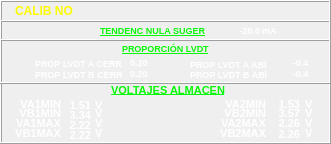
  <widget class="QFrame" name="frCALIB_1">
   <property name="geometry">
    <rect>
     <x>7</x>
     <y>195</y>
     <width>331</width>
     <height>144</height>
    </rect>
   </property>
   <property name="frameShape">
    <enum>QFrame::Box</enum>
   </property>
   <property name="frameShadow">
    <enum>QFrame::Raised</enum>
   </property>
   <widget class="QFrame" name="frCALIB_Sub1">
    <property name="geometry">
     <rect>
      <x>0</x>
      <y>20</y>
      <width>331</width>
      <height>21</height>
     </rect>
    </property>
    <property name="frameShape">
     <enum>QFrame::Box</enum>
    </property>
    <property name="frameShadow">
     <enum>QFrame::Raised</enum>
    </property>
    <widget class="QLabel" name="lbTENSUGT">
     <property name="geometry">
      <rect>
       <x>100</x>
       <y>2</y>
       <width>120</width>
       <height>16</height>
      </rect>
     </property>
     <property name="font">
      <font>
       <pointsize>7</pointsize>
       <weight>75</weight>
       <bold>true</bold>
       <underline>true</underline>
      </font>
     </property>
     <property name="layoutDirection">
      <enum>Qt::LeftToRight</enum>
     </property>
     <property name="styleSheet">
      <string notr="true">background-color: rgba(255, 255, 255, 0);
color: rgb(8, 247, 8);</string>
     </property>
     <property name="text">
      <string>TENDENC NULA SUGER</string>
     </property>
    </widget>
    <widget class="QLabel" name="lbTENSUGU">
     <property name="geometry">
      <rect>
       <x>262</x>
       <y>2</y>
       <width>41</width>
       <height>16</height>
      </rect>
     </property>
     <property name="font">
      <font>
       <pointsize>7</pointsize>
       <weight>75</weight>
       <bold>true</bold>
       <underline>false</underline>
      </font>
     </property>
     <property name="layoutDirection">
      <enum>Qt::LeftToRight</enum>
     </property>
     <property name="styleSheet">
      <string notr="true">background-color: rgba(255, 255, 255, 0);
color: rgb(255, 255, 255);</string>
     </property>
     <property name="text">
      <string>mA</string>
     </property>
    </widget>
    <widget class="QLabel" name="lbTENSUG">
     <property name="geometry">
      <rect>
       <x>220</x>
       <y>2</y>
       <width>40</width>
       <height>16</height>
      </rect>
     </property>
     <property name="font">
      <font>
       <pointsize>7</pointsize>
       <weight>75</weight>
       <bold>true</bold>
       <underline>false</underline>
      </font>
     </property>
     <property name="layoutDirection">
      <enum>Qt::LeftToRight</enum>
     </property>
     <property name="styleSheet">
      <string notr="true">background-color: rgba(255, 255, 255, 0);
color: rgb(255, 255, 255);</string>
     </property>
     <property name="text">
      <string>-20.0</string>
     </property>
     <property name="alignment">
      <set>Qt::AlignRight|Qt::AlignTrailing|Qt::AlignVCenter</set>
     </property>
    </widget>
   </widget>
   <widget class="QFrame" name="frCALIB_Sub2">
    <property name="geometry">
     <rect>
      <x>0</x>
      <y>39</y>
      <width>331</width>
      <height>45</height>
     </rect>
    </property>
    <property name="frameShape">
     <enum>QFrame::Box</enum>
    </property>
    <property name="frameShadow">
     <enum>QFrame::Raised</enum>
    </property>
    <widget class="QLabel" name="lbTENSUGT_2">
     <property name="geometry">
      <rect>
       <x>122</x>
       <y>2</y>
       <width>120</width>
       <height>15</height>
      </rect>
     </property>
     <property name="font">
      <font>
       <pointsize>7</pointsize>
       <weight>75</weight>
       <bold>true</bold>
       <underline>true</underline>
      </font>
     </property>
     <property name="layoutDirection">
      <enum>Qt::LeftToRight</enum>
     </property>
     <property name="styleSheet">
      <string notr="true">background-color: rgba(255, 255, 255, 0);
color: rgb(8, 247, 8);</string>
     </property>
     <property name="text">
      <string>PROPORCIÓN LVDT</string>
     </property>
    </widget>
    <widget class="QLabel" name="lbImpLVD_1">
     <property name="geometry">
      <rect>
       <x>130</x>
       <y>15</y>
       <width>51</width>
       <height>16</height>
      </rect>
     </property>
     <property name="font">
      <font>
       <pointsize>7</pointsize>
       <weight>75</weight>
       <bold>true</bold>
       <underline>false</underline>
      </font>
     </property>
     <property name="layoutDirection">
      <enum>Qt::LeftToRight</enum>
     </property>
     <property name="styleSheet">
      <string notr="true">color: rgb(255, 255, 255);
background-color: rgba(255, 255, 255, 0);</string>
     </property>
     <property name="text">
      <string>0.20</string>
     </property>
     <property name="alignment">
      <set>Qt::AlignLeading|Qt::AlignLeft|Qt::AlignVCenter</set>
     </property>
    </widget>
    <widget class="QLabel" name="lbImpLVDT_1">
     <property name="geometry">
      <rect>
       <x>35</x>
       <y>14</y>
       <width>93</width>
       <height>20</height>
      </rect>
     </property>
     <property name="font">
      <font>
       <pointsize>7</pointsize>
       <weight>75</weight>
       <bold>true</bold>
       <underline>false</underline>
      </font>
     </property>
     <property name="layoutDirection">
      <enum>Qt::LeftToRight</enum>
     </property>
     <property name="styleSheet">
      <string notr="true">background-color: rgba(255, 255, 255, 0);
color: rgb(255, 255, 255);</string>
     </property>
     <property name="text">
      <string>PROP LVDT A CERR</string>
     </property>
    </widget>
    <widget class="QLabel" name="lbImpLVDT_2">
     <property name="geometry">
      <rect>
       <x>35</x>
       <y>25</y>
       <width>93</width>
       <height>20</height>
      </rect>
     </property>
     <property name="font">
      <font>
       <pointsize>7</pointsize>
       <weight>75</weight>
       <bold>true</bold>
       <underline>false</underline>
      </font>
     </property>
     <property name="layoutDirection">
      <enum>Qt::LeftToRight</enum>
     </property>
     <property name="styleSheet">
      <string notr="true">color: rgb(255, 255, 255);
background-color: rgba(255, 255, 255, 0);</string>
     </property>
     <property name="text">
      <string>PROP LVDT B CERR</string>
     </property>
    </widget>
    <widget class="QLabel" name="lbImpLVD_2">
     <property name="geometry">
      <rect>
       <x>130</x>
       <y>26</y>
       <width>51</width>
       <height>16</height>
      </rect>
     </property>
     <property name="font">
      <font>
       <pointsize>7</pointsize>
       <weight>75</weight>
       <bold>true</bold>
       <underline>false</underline>
      </font>
     </property>
     <property name="layoutDirection">
      <enum>Qt::LeftToRight</enum>
     </property>
     <property name="styleSheet">
      <string notr="true">background-color: rgba(255, 255, 255, 0);
color: rgb(255, 255, 255);</string>
     </property>
     <property name="text">
      <string>0.20</string>
     </property>
     <property name="alignment">
      <set>Qt::AlignLeading|Qt::AlignLeft|Qt::AlignVCenter</set>
     </property>
    </widget>
    <widget class="QLabel" name="lbImpLVDT_3">
     <property name="geometry">
      <rect>
       <x>190</x>
       <y>15</y>
       <width>91</width>
       <height>20</height>
      </rect>
     </property>
     <property name="font">
      <font>
       <pointsize>7</pointsize>
       <weight>75</weight>
       <bold>true</bold>
       <underline>false</underline>
      </font>
     </property>
     <property name="layoutDirection">
      <enum>Qt::LeftToRight</enum>
     </property>
     <property name="styleSheet">
      <string notr="true">background-color: rgba(255, 255, 255, 0);
color: rgb(255, 255, 255);</string>
     </property>
     <property name="text">
      <string>PROP LVDT A ABl</string>
     </property>
    </widget>
    <widget class="QLabel" name="lbImpLVD_3">
     <property name="geometry">
      <rect>
       <x>293</x>
       <y>15</y>
       <width>51</width>
       <height>16</height>
      </rect>
     </property>
     <property name="font">
      <font>
       <pointsize>7</pointsize>
       <weight>75</weight>
       <bold>true</bold>
       <underline>false</underline>
      </font>
     </property>
     <property name="layoutDirection">
      <enum>Qt::LeftToRight</enum>
     </property>
     <property name="styleSheet">
      <string notr="true">color: rgb(255, 255, 255);
background-color: rgba(255, 255, 255, 0);</string>
     </property>
     <property name="text">
      <string>-0.4</string>
     </property>
     <property name="alignment">
      <set>Qt::AlignLeading|Qt::AlignLeft|Qt::AlignVCenter</set>
     </property>
    </widget>
    <widget class="QLabel" name="lbImpLVD_4">
     <property name="geometry">
      <rect>
       <x>293</x>
       <y>26</y>
       <width>51</width>
       <height>16</height>
      </rect>
     </property>
     <property name="font">
      <font>
       <pointsize>7</pointsize>
       <weight>75</weight>
       <bold>true</bold>
       <underline>false</underline>
      </font>
     </property>
     <property name="layoutDirection">
      <enum>Qt::LeftToRight</enum>
     </property>
     <property name="styleSheet">
      <string notr="true">color: rgb(255, 255, 255);
background-color: rgba(255, 255, 255, 0);</string>
     </property>
     <property name="text">
      <string>-0.4</string>
     </property>
     <property name="alignment">
      <set>Qt::AlignLeading|Qt::AlignLeft|Qt::AlignVCenter</set>
     </property>
    </widget>
    <widget class="QLabel" name="lbImpLVDT_4">
     <property name="geometry">
      <rect>
       <x>190</x>
       <y>25</y>
       <width>91</width>
       <height>20</height>
      </rect>
     </property>
     <property name="font">
      <font>
       <pointsize>7</pointsize>
       <weight>75</weight>
       <bold>true</bold>
       <underline>false</underline>
      </font>
     </property>
     <property name="layoutDirection">
      <enum>Qt::LeftToRight</enum>
     </property>
     <property name="styleSheet">
      <string notr="true">color: rgb(255, 255, 255);
background-color: rgba(255, 255, 255, 0);</string>
     </property>
     <property name="text">
      <string>PROP LVDT B ABl</string>
     </property>
    </widget>
   </widget>
   <widget class="QLabel" name="lbCALIB_1">
    <property name="geometry">
     <rect>
      <x>15</x>
      <y>3</y>
      <width>81</width>
      <height>16</height>
     </rect>
    </property>
    <property name="font">
     <font>
      <pointsize>9</pointsize>
      <weight>75</weight>
      <bold>true</bold>
      <underline>false</underline>
     </font>
    </property>
    <property name="layoutDirection">
     <enum>Qt::LeftToRight</enum>
    </property>
    <property name="styleSheet">
     <string notr="true">background-color: rgba(255, 255, 255, 0);
color: rgb(252, 252, 3);</string>
    </property>
    <property name="text">
     <string>CALIB NO</string>
    </property>
   </widget>
   <widget class="QLabel" name="lbTENSUGT_3">
    <property name="geometry">
     <rect>
      <x>111</x>
      <y>80</y>
      <width>120</width>
      <height>21</height>
     </rect>
    </property>
    <property name="font">
     <font>
      <pointsize>8</pointsize>
      <weight>75</weight>
      <bold>true</bold>
      <underline>true</underline>
     </font>
    </property>
    <property name="layoutDirection">
     <enum>Qt::LeftToRight</enum>
    </property>
    <property name="styleSheet">
     <string notr="true">color: rgb(8, 247, 8);
background-color: rgba(255, 255, 255, 0);</string>
    </property>
    <property name="text">
     <string>VOLTAJES ALMACEN</string>
    </property>
   </widget>
   <widget class="QLabel" name="lbVolALMT_1">
    <property name="geometry">
     <rect>
      <x>10</x>
      <y>96</y>
      <width>51</width>
      <height>16</height>
     </rect>
    </property>
    <property name="font">
     <font>
      <pointsize>8</pointsize>
      <weight>75</weight>
      <bold>true</bold>
      <underline>false</underline>
     </font>
    </property>
    <property name="layoutDirection">
     <enum>Qt::LeftToRight</enum>
    </property>
    <property name="styleSheet">
     <string notr="true">background-color: rgba(255, 255, 255, 0);
color: rgb(255, 255, 255);</string>
    </property>
    <property name="text">
     <string>VA1MIN</string>
    </property>
    <property name="alignment">
     <set>Qt::AlignRight|Qt::AlignTrailing|Qt::AlignVCenter</set>
    </property>
   </widget>
   <widget class="QLabel" name="lbVolALM_1">
    <property name="geometry">
     <rect>
      <x>56</x>
      <y>95</y>
      <width>35</width>
      <height>20</height>
     </rect>
    </property>
    <property name="font">
     <font>
      <pointsize>8</pointsize>
      <weight>75</weight>
      <bold>true</bold>
      <underline>false</underline>
     </font>
    </property>
    <property name="layoutDirection">
     <enum>Qt::LeftToRight</enum>
    </property>
    <property name="styleSheet">
     <string notr="true">background-color: rgba(255, 255, 255, 0);
color: rgb(255, 255, 255);</string>
    </property>
    <property name="text">
     <string>1.51</string>
    </property>
    <property name="alignment">
     <set>Qt::AlignRight|Qt::AlignTrailing|Qt::AlignVCenter</set>
    </property>
   </widget>
   <widget class="QLabel" name="lbVolALMU_1">
    <property name="geometry">
     <rect>
      <x>95</x>
      <y>97</y>
      <width>31</width>
      <height>16</height>
     </rect>
    </property>
    <property name="font">
     <font>
      <pointsize>8</pointsize>
      <weight>75</weight>
      <bold>true</bold>
      <underline>false</underline>
     </font>
    </property>
    <property name="layoutDirection">
     <enum>Qt::LeftToRight</enum>
    </property>
    <property name="styleSheet">
     <string notr="true">background-color: rgba(255, 255, 255, 0);
color: rgb(255, 255, 255);</string>
    </property>
    <property name="text">
     <string>V</string>
    </property>
   </widget>
   <widget class="QLabel" name="lbVolALMU_2">
    <property name="geometry">
     <rect>
      <x>95</x>
      <y>105</y>
      <width>31</width>
      <height>16</height>
     </rect>
    </property>
    <property name="font">
     <font>
      <pointsize>8</pointsize>
      <weight>75</weight>
      <bold>true</bold>
      <underline>false</underline>
     </font>
    </property>
    <property name="layoutDirection">
     <enum>Qt::LeftToRight</enum>
    </property>
    <property name="styleSheet">
     <string notr="true">background-color: rgba(255, 255, 255, 0);
color: rgb(255, 255, 255);</string>
    </property>
    <property name="text">
     <string>V</string>
    </property>
   </widget>
   <widget class="QLabel" name="lbVolALMT_2">
    <property name="geometry">
     <rect>
      <x>10</x>
      <y>105</y>
      <width>51</width>
      <height>16</height>
     </rect>
    </property>
    <property name="font">
     <font>
      <pointsize>8</pointsize>
      <weight>75</weight>
      <bold>true</bold>
      <underline>false</underline>
     </font>
    </property>
    <property name="layoutDirection">
     <enum>Qt::LeftToRight</enum>
    </property>
    <property name="styleSheet">
     <string notr="true">color: rgb(255, 255, 255);
background-color: rgba(255, 255, 255, 0);</string>
    </property>
    <property name="text">
     <string>VB1MIN</string>
    </property>
    <property name="alignment">
     <set>Qt::AlignRight|Qt::AlignTrailing|Qt::AlignVCenter</set>
    </property>
   </widget>
   <widget class="QLabel" name="lbVolALM_2">
    <property name="geometry">
     <rect>
      <x>56</x>
      <y>105</y>
      <width>35</width>
      <height>20</height>
     </rect>
    </property>
    <property name="font">
     <font>
      <pointsize>8</pointsize>
      <weight>75</weight>
      <bold>true</bold>
      <underline>false</underline>
     </font>
    </property>
    <property name="layoutDirection">
     <enum>Qt::LeftToRight</enum>
    </property>
    <property name="styleSheet">
     <string notr="true">background-color: rgba(255, 255, 255, 0);
color: rgb(255, 255, 255);</string>
    </property>
    <property name="text">
     <string>3.34</string>
    </property>
    <property name="alignment">
     <set>Qt::AlignRight|Qt::AlignTrailing|Qt::AlignVCenter</set>
    </property>
   </widget>
   <widget class="QLabel" name="lbVolALM_3">
    <property name="geometry">
     <rect>
      <x>56</x>
      <y>115</y>
      <width>35</width>
      <height>20</height>
     </rect>
    </property>
    <property name="font">
     <font>
      <pointsize>8</pointsize>
      <weight>75</weight>
      <bold>true</bold>
      <underline>false</underline>
     </font>
    </property>
    <property name="layoutDirection">
     <enum>Qt::LeftToRight</enum>
    </property>
    <property name="styleSheet">
     <string notr="true">background-color: rgba(255, 255, 255, 0);
color: rgb(255, 255, 255);</string>
    </property>
    <property name="text">
     <string>2.22</string>
    </property>
    <property name="alignment">
     <set>Qt::AlignRight|Qt::AlignTrailing|Qt::AlignVCenter</set>
    </property>
   </widget>
   <widget class="QLabel" name="lbVolALMT_3">
    <property name="geometry">
     <rect>
      <x>10</x>
      <y>115</y>
      <width>51</width>
      <height>16</height>
     </rect>
    </property>
    <property name="font">
     <font>
      <pointsize>8</pointsize>
      <weight>75</weight>
      <bold>true</bold>
      <underline>false</underline>
     </font>
    </property>
    <property name="layoutDirection">
     <enum>Qt::LeftToRight</enum>
    </property>
    <property name="styleSheet">
     <string notr="true">background-color: rgba(255, 255, 255, 0);
color: rgb(255, 255, 255);</string>
    </property>
    <property name="text">
     <string>VA1MAX</string>
    </property>
    <property name="alignment">
     <set>Qt::AlignRight|Qt::AlignTrailing|Qt::AlignVCenter</set>
    </property>
   </widget>
   <widget class="QLabel" name="lbVolALMU_3">
    <property name="geometry">
     <rect>
      <x>95</x>
      <y>115</y>
      <width>31</width>
      <height>16</height>
     </rect>
    </property>
    <property name="font">
     <font>
      <pointsize>8</pointsize>
      <weight>75</weight>
      <bold>true</bold>
      <underline>false</underline>
     </font>
    </property>
    <property name="layoutDirection">
     <enum>Qt::LeftToRight</enum>
    </property>
    <property name="styleSheet">
     <string notr="true">background-color: rgba(255, 255, 255, 0);
color: rgb(255, 255, 255);</string>
    </property>
    <property name="text">
     <string>V</string>
    </property>
   </widget>
   <widget class="QLabel" name="lbVolALM_4">
    <property name="geometry">
     <rect>
      <x>56</x>
      <y>125</y>
      <width>35</width>
      <height>20</height>
     </rect>
    </property>
    <property name="font">
     <font>
      <pointsize>8</pointsize>
      <weight>75</weight>
      <bold>true</bold>
      <underline>false</underline>
     </font>
    </property>
    <property name="layoutDirection">
     <enum>Qt::LeftToRight</enum>
    </property>
    <property name="styleSheet">
     <string notr="true">background-color: rgba(255, 255, 255, 0);
color: rgb(255, 255, 255);</string>
    </property>
    <property name="text">
     <string>2.22</string>
    </property>
    <property name="alignment">
     <set>Qt::AlignRight|Qt::AlignTrailing|Qt::AlignVCenter</set>
    </property>
   </widget>
   <widget class="QLabel" name="lbVolALMU_4">
    <property name="geometry">
     <rect>
      <x>95</x>
      <y>125</y>
      <width>31</width>
      <height>16</height>
     </rect>
    </property>
    <property name="font">
     <font>
      <pointsize>8</pointsize>
      <weight>75</weight>
      <bold>true</bold>
      <underline>false</underline>
     </font>
    </property>
    <property name="layoutDirection">
     <enum>Qt::LeftToRight</enum>
    </property>
    <property name="styleSheet">
     <string notr="true">background-color: rgba(255, 255, 255, 0);
color: rgb(255, 255, 255);</string>
    </property>
    <property name="text">
     <string>V</string>
    </property>
   </widget>
   <widget class="QLabel" name="lbVolALMT_4">
    <property name="geometry">
     <rect>
      <x>10</x>
      <y>125</y>
      <width>51</width>
      <height>16</height>
     </rect>
    </property>
    <property name="font">
     <font>
      <pointsize>8</pointsize>
      <weight>75</weight>
      <bold>true</bold>
      <underline>false</underline>
     </font>
    </property>
    <property name="layoutDirection">
     <enum>Qt::LeftToRight</enum>
    </property>
    <property name="styleSheet">
     <string notr="true">background-color: rgba(255, 255, 255, 0);
color: rgb(255, 255, 255);</string>
    </property>
    <property name="text">
     <string>VB1MAX</string>
    </property>
    <property name="alignment">
     <set>Qt::AlignRight|Qt::AlignTrailing|Qt::AlignVCenter</set>
    </property>
   </widget>
   <widget class="QLabel" name="lbVolALM_5">
    <property name="geometry">
     <rect>
      <x>265</x>
      <y>94</y>
      <width>35</width>
      <height>20</height>
     </rect>
    </property>
    <property name="font">
     <font>
      <pointsize>8</pointsize>
      <weight>75</weight>
      <bold>true</bold>
      <underline>false</underline>
     </font>
    </property>
    <property name="layoutDirection">
     <enum>Qt::LeftToRight</enum>
    </property>
    <property name="styleSheet">
     <string notr="true">background-color: rgba(255, 255, 255, 0);
color: rgb(255, 255, 255);</string>
    </property>
    <property name="text">
     <string>1.53</string>
    </property>
    <property name="alignment">
     <set>Qt::AlignRight|Qt::AlignTrailing|Qt::AlignVCenter</set>
    </property>
   </widget>
   <widget class="QLabel" name="lbVolALMU_5">
    <property name="geometry">
     <rect>
      <x>305</x>
      <y>96</y>
      <width>31</width>
      <height>16</height>
     </rect>
    </property>
    <property name="font">
     <font>
      <pointsize>8</pointsize>
      <weight>75</weight>
      <bold>true</bold>
      <underline>false</underline>
     </font>
    </property>
    <property name="layoutDirection">
     <enum>Qt::LeftToRight</enum>
    </property>
    <property name="styleSheet">
     <string notr="true">background-color: rgba(255, 255, 255, 0);
color: rgb(255, 255, 255);</string>
    </property>
    <property name="text">
     <string>V</string>
    </property>
   </widget>
   <widget class="QLabel" name="lbVolALMT_5">
    <property name="geometry">
     <rect>
      <x>215</x>
      <y>96</y>
      <width>51</width>
      <height>16</height>
     </rect>
    </property>
    <property name="font">
     <font>
      <pointsize>8</pointsize>
      <weight>75</weight>
      <bold>true</bold>
      <underline>false</underline>
     </font>
    </property>
    <property name="layoutDirection">
     <enum>Qt::LeftToRight</enum>
    </property>
    <property name="styleSheet">
     <string notr="true">background-color: rgba(255, 255, 255, 0);
color: rgb(255, 255, 255);</string>
    </property>
    <property name="text">
     <string>VA2MIN</string>
    </property>
    <property name="alignment">
     <set>Qt::AlignRight|Qt::AlignTrailing|Qt::AlignVCenter</set>
    </property>
   </widget>
   <widget class="QLabel" name="lbVolALMU_6">
    <property name="geometry">
     <rect>
      <x>305</x>
      <y>105</y>
      <width>31</width>
      <height>16</height>
     </rect>
    </property>
    <property name="font">
     <font>
      <pointsize>8</pointsize>
      <weight>75</weight>
      <bold>true</bold>
      <underline>false</underline>
     </font>
    </property>
    <property name="layoutDirection">
     <enum>Qt::LeftToRight</enum>
    </property>
    <property name="styleSheet">
     <string notr="true">background-color: rgba(255, 255, 255, 0);
color: rgb(255, 255, 255);</string>
    </property>
    <property name="text">
     <string>V</string>
    </property>
   </widget>
   <widget class="QLabel" name="lbVolALMT_6">
    <property name="geometry">
     <rect>
      <x>215</x>
      <y>105</y>
      <width>51</width>
      <height>16</height>
     </rect>
    </property>
    <property name="font">
     <font>
      <pointsize>8</pointsize>
      <weight>75</weight>
      <bold>true</bold>
      <underline>false</underline>
     </font>
    </property>
    <property name="layoutDirection">
     <enum>Qt::LeftToRight</enum>
    </property>
    <property name="styleSheet">
     <string notr="true">background-color: rgba(255, 255, 255, 0);
color: rgb(255, 255, 255);</string>
    </property>
    <property name="text">
     <string>VB2MIN</string>
    </property>
    <property name="alignment">
     <set>Qt::AlignRight|Qt::AlignTrailing|Qt::AlignVCenter</set>
    </property>
   </widget>
   <widget class="QLabel" name="lbVolALM_6">
    <property name="geometry">
     <rect>
      <x>265</x>
      <y>103</y>
      <width>35</width>
      <height>20</height>
     </rect>
    </property>
    <property name="font">
     <font>
      <pointsize>8</pointsize>
      <weight>75</weight>
      <bold>true</bold>
      <underline>false</underline>
     </font>
    </property>
    <property name="layoutDirection">
     <enum>Qt::LeftToRight</enum>
    </property>
    <property name="styleSheet">
     <string notr="true">background-color: rgba(255, 255, 255, 0);
color: rgb(255, 255, 255);</string>
    </property>
    <property name="text">
     <string>3.57</string>
    </property>
    <property name="alignment">
     <set>Qt::AlignRight|Qt::AlignTrailing|Qt::AlignVCenter</set>
    </property>
   </widget>
   <widget class="QLabel" name="lbVolALM_7">
    <property name="geometry">
     <rect>
      <x>265</x>
      <y>113</y>
      <width>35</width>
      <height>20</height>
     </rect>
    </property>
    <property name="font">
     <font>
      <pointsize>8</pointsize>
      <weight>75</weight>
      <bold>true</bold>
      <underline>false</underline>
     </font>
    </property>
    <property name="layoutDirection">
     <enum>Qt::LeftToRight</enum>
    </property>
    <property name="styleSheet">
     <string notr="true">background-color: rgba(255, 255, 255, 0);
color: rgb(255, 255, 255);</string>
    </property>
    <property name="text">
     <string>2.26</string>
    </property>
    <property name="alignment">
     <set>Qt::AlignRight|Qt::AlignTrailing|Qt::AlignVCenter</set>
    </property>
   </widget>
   <widget class="QLabel" name="lbVolALMT_7">
    <property name="geometry">
     <rect>
      <x>215</x>
      <y>115</y>
      <width>51</width>
      <height>16</height>
     </rect>
    </property>
    <property name="font">
     <font>
      <pointsize>8</pointsize>
      <weight>75</weight>
      <bold>true</bold>
      <underline>false</underline>
     </font>
    </property>
    <property name="layoutDirection">
     <enum>Qt::LeftToRight</enum>
    </property>
    <property name="styleSheet">
     <string notr="true">background-color: rgba(255, 255, 255, 0);
color: rgb(255, 255, 255);</string>
    </property>
    <property name="text">
     <string>VA2MAX</string>
    </property>
    <property name="alignment">
     <set>Qt::AlignRight|Qt::AlignTrailing|Qt::AlignVCenter</set>
    </property>
   </widget>
   <widget class="QLabel" name="lbVolALMU_7">
    <property name="geometry">
     <rect>
      <x>305</x>
      <y>115</y>
      <width>31</width>
      <height>16</height>
     </rect>
    </property>
    <property name="font">
     <font>
      <pointsize>8</pointsize>
      <weight>75</weight>
      <bold>true</bold>
      <underline>false</underline>
     </font>
    </property>
    <property name="layoutDirection">
     <enum>Qt::LeftToRight</enum>
    </property>
    <property name="styleSheet">
     <string notr="true">background-color: rgba(255, 255, 255, 0);
color: rgb(255, 255, 255);</string>
    </property>
    <property name="text">
     <string>V</string>
    </property>
   </widget>
   <widget class="QLabel" name="lbVolALMU_8">
    <property name="geometry">
     <rect>
      <x>305</x>
      <y>125</y>
      <width>31</width>
      <height>16</height>
     </rect>
    </property>
    <property name="font">
     <font>
      <pointsize>8</pointsize>
      <weight>75</weight>
      <bold>true</bold>
      <underline>false</underline>
     </font>
    </property>
    <property name="layoutDirection">
     <enum>Qt::LeftToRight</enum>
    </property>
    <property name="styleSheet">
     <string notr="true">background-color: rgba(255, 255, 255, 0);
color: rgb(255, 255, 255);</string>
    </property>
    <property name="text">
     <string>V</string>
    </property>
   </widget>
   <widget class="QLabel" name="lbVolALM_8">
    <property name="geometry">
     <rect>
      <x>265</x>
      <y>124</y>
      <width>35</width>
      <height>20</height>
     </rect>
    </property>
    <property name="font">
     <font>
      <pointsize>8</pointsize>
      <weight>75</weight>
      <bold>true</bold>
      <underline>false</underline>
     </font>
    </property>
    <property name="layoutDirection">
     <enum>Qt::LeftToRight</enum>
    </property>
    <property name="styleSheet">
     <string notr="true">background-color: rgba(255, 255, 255, 0);
color: rgb(255, 255, 255);</string>
    </property>
    <property name="text">
     <string>2.26</string>
    </property>
    <property name="alignment">
     <set>Qt::AlignRight|Qt::AlignTrailing|Qt::AlignVCenter</set>
    </property>
   </widget>
   <widget class="QLabel" name="lbVolALMT_8">
    <property name="geometry">
     <rect>
      <x>215</x>
      <y>125</y>
      <width>51</width>
      <height>16</height>
     </rect>
    </property>
    <property name="font">
     <font>
      <pointsize>8</pointsize>
      <weight>75</weight>
      <bold>true</bold>
      <underline>false</underline>
     </font>
    </property>
    <property name="layoutDirection">
     <enum>Qt::LeftToRight</enum>
    </property>
    <property name="styleSheet">
     <string notr="true">background-color: rgba(255, 255, 255, 0);
color: rgb(255, 255, 255);</string>
    </property>
    <property name="text">
     <string>VB2MAX</string>
    </property>
    <property name="alignment">
     <set>Qt::AlignRight|Qt::AlignTrailing|Qt::AlignVCenter</set>
    </property>
   </widget>
  </widget>
